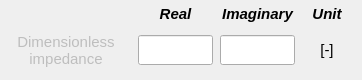
         <widget class="QWidget" name="tab_5">
          <attribute name="title">
           <string>Single value</string>
          </attribute>
          <widget class="QWidget" name="gridLayoutWidget_3">
           <property name="geometry">
            <rect>
             <x>0</x>
             <y>0</y>
             <width>353</width>
             <height>71</height>
            </rect>
           </property>
           <layout class="QGridLayout" name="gridLayout_3">
            <item row="1" column="2">
             <widget class="QLineEdit" name="lineEdit_impedance_imag">
              <property name="minimumSize">
               <size>
                <width>60</width>
                <height>30</height>
               </size>
              </property>
              <property name="maximumSize">
               <size>
                <width>75</width>
                <height>30</height>
               </size>
              </property>
              <property name="font">
               <font>
                <family>Arial</family>
                <pointsize>11</pointsize>
                <weight>75</weight>
                <italic>false</italic>
                <bold>true</bold>
               </font>
              </property>
              <property name="styleSheet">
               <string notr="true">color: rgb(0, 0, 0);</string>
              </property>
              <property name="text">
               <string/>
              </property>
              <property name="alignment">
               <set>Qt::AlignCenter</set>
              </property>
             </widget>
            </item>
            <item row="1" column="1">
             <widget class="QLineEdit" name="lineEdit_impedance_real">
              <property name="minimumSize">
               <size>
                <width>60</width>
                <height>30</height>
               </size>
              </property>
              <property name="maximumSize">
               <size>
                <width>75</width>
                <height>30</height>
               </size>
              </property>
              <property name="font">
               <font>
                <family>Arial</family>
                <pointsize>11</pointsize>
                <weight>75</weight>
                <italic>false</italic>
                <bold>true</bold>
               </font>
              </property>
              <property name="styleSheet">
               <string notr="true">color: rgb(0, 0, 0);</string>
              </property>
              <property name="text">
               <string/>
              </property>
              <property name="alignment">
               <set>Qt::AlignCenter</set>
              </property>
             </widget>
            </item>
            <item row="1" column="3">
             <widget class="QLabel" name="label_20">
              <property name="minimumSize">
               <size>
                <width>40</width>
                <height>30</height>
               </size>
              </property>
              <property name="maximumSize">
               <size>
                <width>50</width>
                <height>30</height>
               </size>
              </property>
              <property name="font">
               <font>
                <family>Arial</family>
                <pointsize>11</pointsize>
                <italic>false</italic>
               </font>
              </property>
              <property name="text">
               <string>[-]</string>
              </property>
              <property name="alignment">
               <set>Qt::AlignCenter</set>
              </property>
             </widget>
            </item>
            <item row="0" column="3">
             <widget class="QLabel" name="label_5">
              <property name="minimumSize">
               <size>
                <width>50</width>
                <height>25</height>
               </size>
              </property>
              <property name="maximumSize">
               <size>
                <width>16777215</width>
                <height>25</height>
               </size>
              </property>
              <property name="font">
               <font>
                <family>Arial</family>
                <pointsize>11</pointsize>
                <weight>75</weight>
                <italic>true</italic>
                <bold>true</bold>
               </font>
              </property>
              <property name="frameShape">
               <enum>QFrame::NoFrame</enum>
              </property>
              <property name="frameShadow">
               <enum>QFrame::Raised</enum>
              </property>
              <property name="text">
               <string>Unit</string>
              </property>
              <property name="alignment">
               <set>Qt::AlignCenter</set>
              </property>
             </widget>
            </item>
            <item row="0" column="2">
             <widget class="QLabel" name="label_9">
              <property name="minimumSize">
               <size>
                <width>75</width>
                <height>25</height>
               </size>
              </property>
              <property name="maximumSize">
               <size>
                <width>75</width>
                <height>25</height>
               </size>
              </property>
              <property name="font">
               <font>
                <family>Arial</family>
                <pointsize>11</pointsize>
                <weight>75</weight>
                <italic>true</italic>
                <bold>true</bold>
               </font>
              </property>
              <property name="frameShape">
               <enum>QFrame::NoFrame</enum>
              </property>
              <property name="frameShadow">
               <enum>QFrame::Raised</enum>
              </property>
              <property name="text">
               <string>Imaginary</string>
              </property>
              <property name="alignment">
               <set>Qt::AlignCenter</set>
              </property>
             </widget>
            </item>
            <item row="0" column="1">
             <widget class="QLabel" name="label_11">
              <property name="minimumSize">
               <size>
                <width>75</width>
                <height>25</height>
               </size>
              </property>
              <property name="maximumSize">
               <size>
                <width>75</width>
                <height>25</height>
               </size>
              </property>
              <property name="font">
               <font>
                <family>Arial</family>
                <pointsize>11</pointsize>
                <weight>75</weight>
                <italic>true</italic>
                <bold>true</bold>
               </font>
              </property>
              <property name="frameShape">
               <enum>QFrame::NoFrame</enum>
              </property>
              <property name="frameShadow">
               <enum>QFrame::Raised</enum>
              </property>
              <property name="text">
               <string>Real</string>
              </property>
              <property name="alignment">
               <set>Qt::AlignCenter</set>
              </property>
             </widget>
            </item>
            <item row="1" column="0">
             <widget class="QLabel" name="label_dimensionless">
              <property name="enabled">
               <bool>false</bool>
              </property>
              <property name="minimumSize">
               <size>
                <width>130</width>
                <height>35</height>
               </size>
              </property>
              <property name="maximumSize">
               <size>
                <width>130</width>
                <height>35</height>
               </size>
              </property>
              <property name="font">
               <font>
                <family>Arial</family>
                <pointsize>11</pointsize>
                <italic>false</italic>
               </font>
              </property>
              <property name="text">
               <string>Dimensionless 
impedance</string>
              </property>
              <property name="alignment">
               <set>Qt::AlignCenter</set>
              </property>
             </widget>
            </item>
           </layout>
          </widget>
         </widget>
